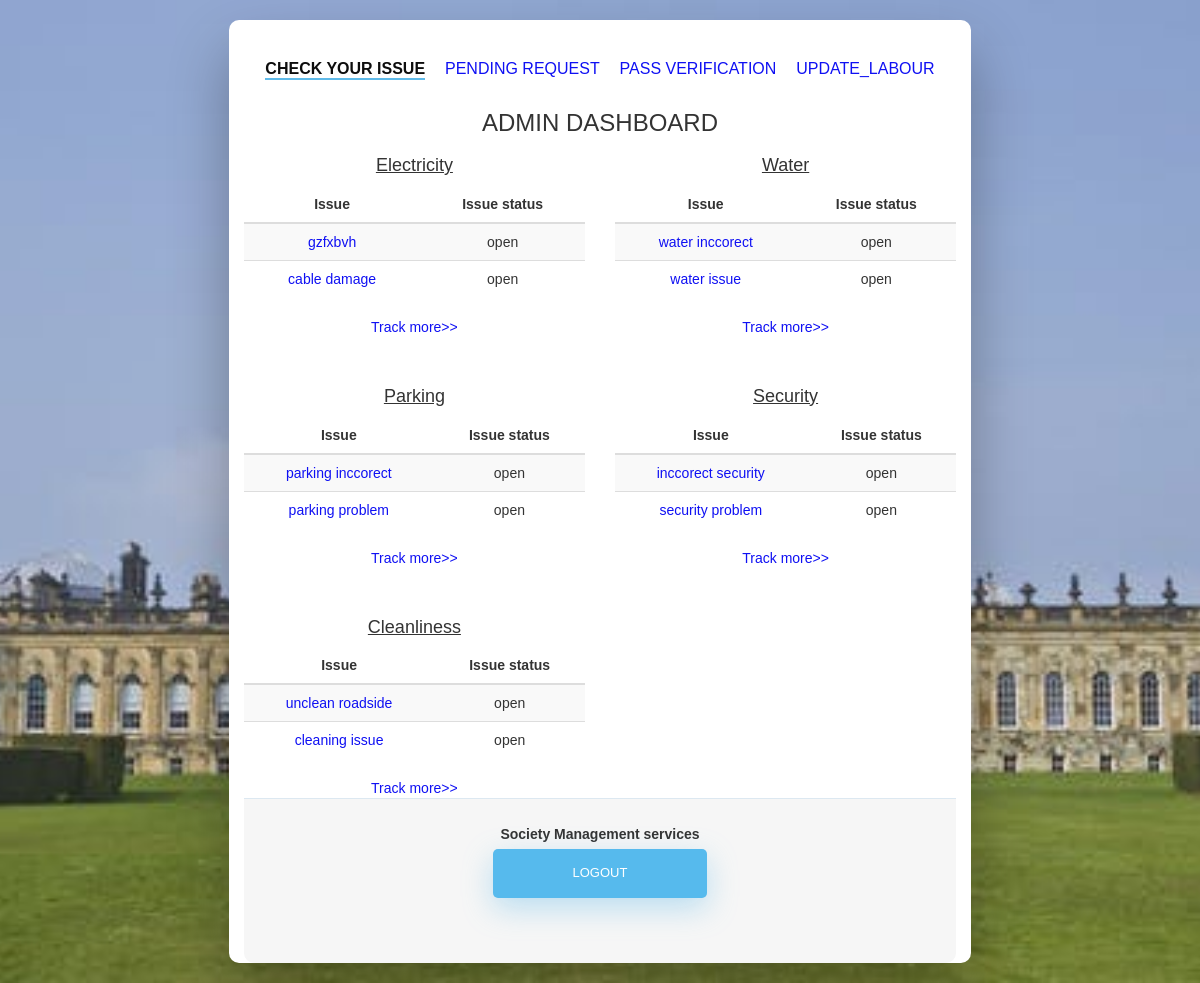
/admin/admin_dashboard.php, run on the app's committed database.
### tables this page shows
CREATE TABLE `problem` (
  `issue_id` int(255) NOT NULL AUTO_INCREMENT,
  `category` varchar(255) NOT NULL,
  `user_name` varchar(255) DEFAULT NULL,
  `subject` varchar(255) NOT NULL,
  `issue` varchar(255) NOT NULL,
  `otp` varchar(255) NOT NULL,
  `status` varchar(255) NOT NULL DEFAULT 'open',
  `start_date` date NOT NULL,
  `end_date` date DEFAULT NULL,
  `labour_name` varchar(255) DEFAULT NULL,
  PRIMARY KEY (`issue_id`),
  UNIQUE KEY `otp` (`otp`)
);

### admin/admin_func.php (called while the page is built, shortened)
<?php
require("../database.php");
class show {
    public function retrieve($abc,$category){
        $query = "SELECT * FROM problem where category='$category' and `status`='open' limit 2";
        $check = mysqli_query($abc,$query );
        return $check;
      }
}
$show = new show();
$check = $show->retrieve($conn,'ELECTRICITY');
$result = $show->retrieve($conn,'WATER');
$result_parking= $show->retrieve($conn,'PARKING');
$result_security= $show->retrieve($conn,'SECURITY');
$result_clean= $show->retrieve($conn,'CLEANLINESS');
?>

### admin/admin_dashboard.php (the view, shortened to what this page needs)
<?php
include('admin_func.php');
?>
<!DOCTYPE html>
<html>
<head>
    <link rel="stylesheet" type="text/css" media="screen" href="../css/bootstrap.min.css" />
    <link rel="stylesheet" type="text/css" media="screen" href="../css/index.css" />
    <link rel="stylesheet" type="text/css" media="screen" href="../css/style.css" />
</head>
<body  style="background-image: url('images/background.jpeg');
  background-repeat: no-repeat;
	background-position: center;
	background-size: cover;
	background-attachment: fixed;">
<div class="wrapper fadeInDown">
  <div id="formContent">
     <h2 class="active">  check your issue </a></h2>
     <h2 class="inactive underlineHover"> <a href="request.php"> Pending request </a></h2>
     <h2 class="inactive underlineHover"> <a href="verify_pass.php">Pass Verification </a></h2>
     <h2 class="inactive underlineHover"><a href="admin_page.php" target="blank">update_labour </a></h2>
    <div class="fadeIn first">
      <h3>ADMIN DASHBOARD</h3>
    </div>
    <div class="container-fluid">
<div class="row">
<div class="col-sm-6">
<div class="card" id="card-shadow">
<div class="card-body">
<h4 class="card-title"><u>Electricity</u></h4>
 <table class="table table-striped">
    <thead>
      <tr>
        <th>Issue</th>
        <th>Issue status</th>
      </tr>
    </thead>
   <?php while($electricity_issue = $check->fetch_assoc()) { ?>
      <td>
        <a href="info.php?id=<?php echo $electricity_issue['issue_id']; ?>" >
          <?php echo $electricity_issue['subject']?>
        </a>
      </td>
      <td><?php echo $electricity_issue['status'];?></td>
    <?php }?>
  </table>
  <a href="all_issues.php?category=<?php echo "ELECTRICITY"?>"class="card-link" >Track more>></a></div>
</div>
</div>
<div class="col-sm-6">
<div class="card" id="card-shadow">
<div class="card-body">
<h4 class="card-title"><u>Water</u></h4>
<table class="table table-striped">
    <thead>
      <tr>
        <th>Issue</th>
        <th>Issue status</th>
      </tr>
    </thead>
    <?php $water_issues_res = $result->fetch_all(MYSQLI_ASSOC);?>
    <?php foreach($water_issues_res as $water_issue) { ?>
      <td>
        <a href="info.php?id=<?php echo $water_issue['issue_id']; ?>" >
          <?php echo $water_issue['subject']?>
        </a>
      </td>
      <td><?php echo $water_issue['status'];?></td>
    <?php }?>
  </table>
<a href="all_issues.php?category=<?php echo "WATER"?>"class="card-link" >Track more>></a></div>
</div>
</div>
<div class="col-sm-6">
<br><br>
<div class="card" id="card-shadow">
<div class="card-body">
<h4 class="card-title"><u>Parking</u></h4>
<table class="table table-striped">
    <thead>
      <tr>
        <th>Issue</th>
        <th>Issue status</th>
      </tr>
    </thead>
   <?php while($parking_issue = $result_parking->fetch_assoc()) { ?>
      <td>
        <a href="info.php?id=<?php echo $parking_issue['issue_id']; ?>" >
          <?php echo $parking_issue['subject']?>
        </a>
      </td>
      <td><?php echo $parking_issue['status'];?></td>
    <?php }?>
  </table>
<a href="all_issues.php?category=<?php echo "PARKING"?>"class="card-link" >Track more>></a></div>
</div>
</div>
<div class="col-sm-6">
<br><br>
<div class="card" id="card-shadow">
<div class="card-body">
<h4 class="card-title"><u>Security</u></h4>
<table class="table table-striped">
    <thead>
      <tr>
        <th>Issue</th>
        <th>Issue status</th>
      </tr>
    </thead>
   <?php while($security_issue = $result_security->fetch_assoc()) { ?>
      <td>
        <a href="info.php?id=<?php echo $security_issue['issue_id']; ?>" >
          <?php echo $security_issue['subject']?>
        </a>
      </td>
      <td><?php echo $security_issue['status'];?></td>
    <?php }?>
  </table>
<a href="all_issues.php?category=<?php echo "SECURITY"?>"class="card-link" >Track more>></a></div>
</div>
</div>
<div class="col-sm-6">
<br><br>
<div class="card" id="card-shadow">
<div class="card-body">
<h4 class="card-title"><u>Cleanliness</u></h4>
<table class="table table-striped">
    <thead>
      <tr>
        <th>Issue</th>
        <th>Issue status</th>
      </tr>
    </thead>
   <?php while($clean_issue = $result_clean->fetch_assoc()) { ?>
      <td>
        <a href="info.php?id=<?php echo $clean_issue['issue_id']; ?>" >
          <?php echo $clean_issue['subject']?>
        </a>
      </td>
      <td><?php echo $clean_issue['status'];?></td>
    <?php }?>
  </table>
<a href="all_issues.php?category=<?php echo "CLEANLINESS"?>"class="card-link" >Track more>></a></div>
</div>
</div>
</div>
    <div id="formFooter">
 <b> Society Management services </b><br>
 <a href="admin_logout.php"><input type="button" value="Logout"></a>
    </div>
  </div>
</div>
</body>
</html>

### css/index.css (style rules this page uses)
html { background-image: url('../images/background.jpeg'); background-repeat: no-repeat; background-position: center; background-size: cover; background-attachment: fixed; }
body { font-family: "Poppins", sans-serif; height: 100; }
th { text-align: center; }
a { color: #0F10F3; display:inline-block; text-decoration: none; font-weight: 400; }
h2 { text-align: center; font-size: 16px; font-weight: 600; text-transform: uppercase; display:inline-block; margin: 40px 8px 10px 8px; color: #cccccc; }
.wrapper { display: flex; align-items: center; flex-direction: column; justify-content: center; width: 100%; min-height: 100%; padding: 20px; }
#formContent { -webkit-border-radius: 10px 10px 10px 10px; border-radius: 10px 10px 10px 10px; background: #fff; padding: 30px; width: 64%; position: relative; padding: 0px; -webkit-box-shadow: 0 30px 60px 0 rgba(0,0,0,0.3); box-shadow: 0 30px 60px 0 rgba(0,0,0,0.3); text-align: center; }
#formFooter { background-color: #f6f6f6; border-top: 1px solid #dce8f1; padding: 25px; text-align: center; -webkit-border-radius: 0 0 10px 10px; border-radius: 0 0 10px 10px; }
h2.inactive { color: #cccccc; }
h2.active { color: #0d0d0d; border-bottom: 2px solid #5fbae9; }
input[type=button], input[type=submit], input[type=reset] { background-color: #56baed; border: none; color: white; padding: 15px 80px; text-align: center; text-decoration: none; display: inline-block; text-transform: uppercase; font-size: 13px; -webkit-box-shadow: 0 10px 30px 0 rgba(95,186,233,0.4); box-shadow: 0 10px 30px 0 rgba(95,186,233,0.4); -webkit-border-radius: 5px 5px 5px 5px; border-radius: 5px 5px 5px 5px; margin: 5px 20px 40px 20px; -webkit-transition: all 0.3s ease-in-out; -moz-transition: all 0.3s ease-in-out; -ms-transition: all 0.3s ease-in-out; -o-transition: all 0.3s ease-in-out; transition: all 0.3s ease-in-out; }
.fadeInDown { -webkit-animation-name: fadeInDown; animation-name: fadeInDown; -webkit-animation-duration: 1s; animation-duration: 1s; -webkit-animation-fill-mode: both; animation-fill-mode: both; }
.fadeIn { opacity:0; -webkit-animation:fadeIn ease-in 1; -moz-animation:fadeIn ease-in 1; animation:fadeIn ease-in 1; -webkit-animation-fill-mode:forwards; -moz-animation-fill-mode:forwards; animation-fill-mode:forwards; -webkit-animation-duration:1s; -moz-animation-duration:1s; animation-duration:1s; }
.fadeIn.first { -webkit-animation-delay: 0.4s; -moz-animation-delay: 0.4s; animation-delay: 0.4s; }
.underlineHover:after { display: block; left: 0; bottom: -10px; width: 0; height: 2px; background-color: #56baed; content: ""; transition: width 0.2s; }
* { box-sizing: border-box; }

### css/style.css (style rules this page uses)
th { text-align: center; }
html { background-image: url('../images/background.jpeg'); background-repeat: no-repeat; background-position: center; background-size: cover; background-attachment: fixed; }

### data on the page
problem: subject "gzfxbvh", status "open"
problem: subject "cable damage", status "open"
problem: subject "water inccorect", status "open"
problem: subject "water issue", status "open"
problem: subject "parking inccorect", status "open"
problem: subject "parking problem", status "open"
problem: subject "inccorect security", status "open"
problem: subject "security problem", status "open"
problem: subject "unclean roadside", status "open"
problem: subject "cleaning issue", status "open"
